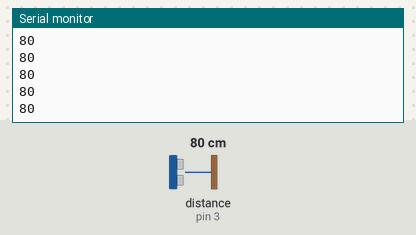
Bench run of a sketch on a simulated Arduino Uno, built with avr-gcc and run on an emulated ATmega328P. Shown: the last lines printed to the serial monitor. Wiring (inferred from the names in the program): ultrasonic range finder: trigger pin 2; echo pin 3. The inputs (shaded band) are chosen by the test bench; at power-on: distance to the obstacle (sensor on pin 3) 80 cm. The echo pulse lasts 58.3 µs per cm.

Above: at 1.2 s.
1.3 s: distance to the obstacle (sensor on pin 3) set to 2 cm
At 1.48 s:
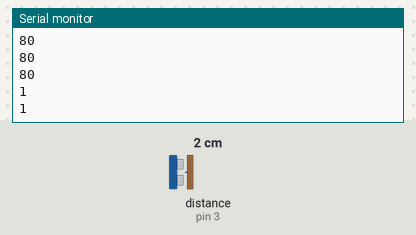
2.8 s: distance to the obstacle (sensor on pin 3) set to 4 cm
At 2.89 s:
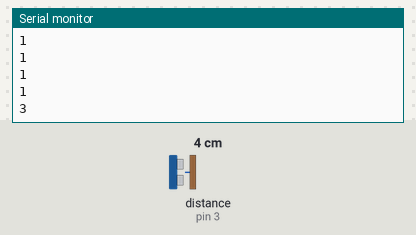
Timing chart, 0 to 5.8 s (numbered marks = the images above; inputs shaded):
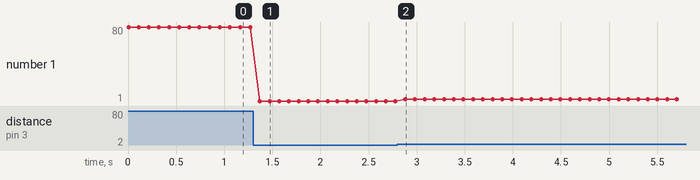

The sketch:

ultrasonic_test.ino
```cpp
/* Standalone single-front HC-SR04 test. Serial Monitor: 115200 baud. */

#define MOTOR_DRIVER 0  // same as fire_bot.ino: 0=L298N, 1=L293D board map
const uint8_t PIN_TRIG = 2;
#if MOTOR_DRIVER == 1
const uint8_t PIN_ECHO = 7;
#else
const uint8_t PIN_ECHO = 3;
#endif

int readFrontCm() {
  digitalWrite(PIN_TRIG, LOW);
  delayMicroseconds(3);
  digitalWrite(PIN_TRIG, HIGH);
  delayMicroseconds(10);
  digitalWrite(PIN_TRIG, LOW);
  unsigned long duration = pulseIn(PIN_ECHO, HIGH, 25000UL);
  return duration == 0 ? 400 : (int)(duration / 58UL);
}

void setup() {
  pinMode(PIN_TRIG, OUTPUT);
  pinMode(PIN_ECHO, INPUT);
  digitalWrite(PIN_TRIG, LOW);
  Serial.begin(115200);
  Serial.println(F("front distance (cm); 400 means no echo"));
}

void loop() {
  Serial.println(readFrontCm());
  delay(100);
}
```

Measured:
- after the input at 1.3 s, the serial monitor: prints a new line after 0.07 s (image 1)
- after the input at 2.8 s, the serial monitor: prints a new line after 0.08 s (image 2)
- plotted number 1: 80 → 1 after the input at 1.3 s, 1 → 3 after the input at 2.8 s
